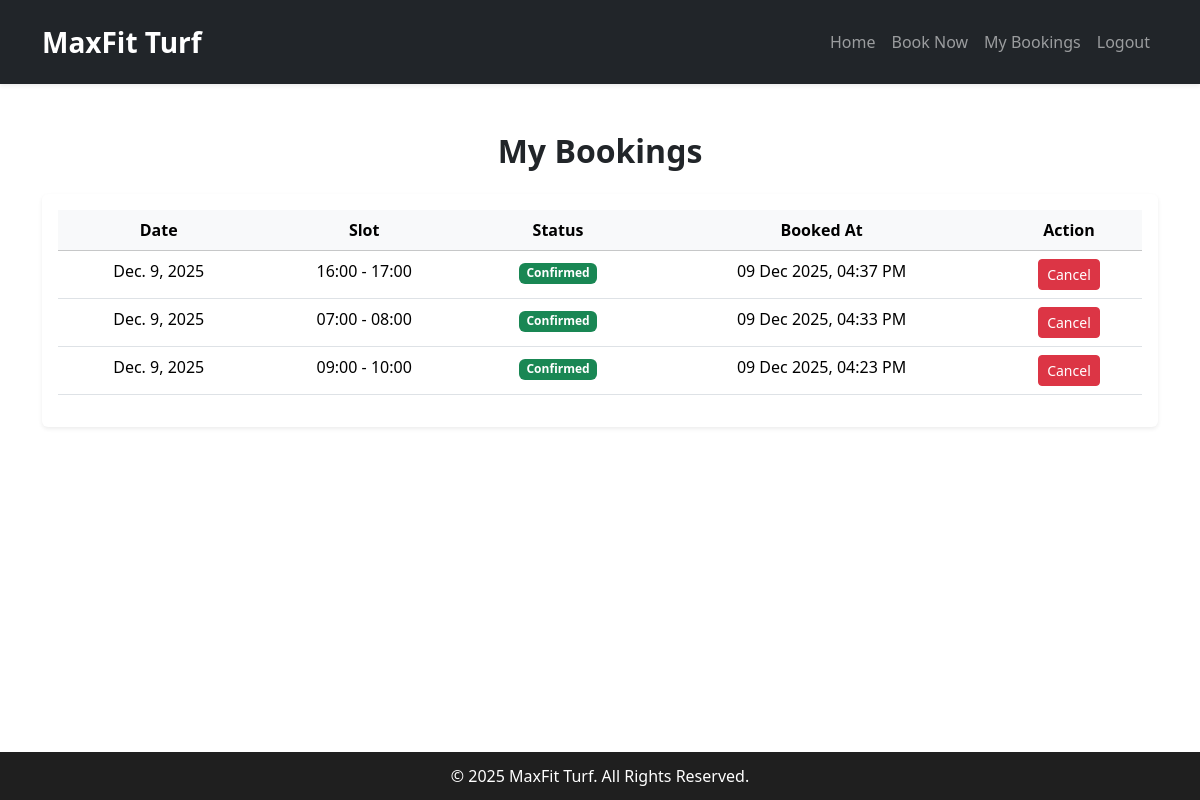
/my-bookings/ (signed in), run on the app's committed database.
### booking/models.py (models this page shows, shortened)
class Booking(models.Model):
    STATUS_CHOICES = (
        ('CONFIRMED', 'Confirmed'),
        ('CANCELLED', 'Cancelled'),
    )
    user = models.ForeignKey(User, on_delete=models.CASCADE)
    date = models.DateField()
    timeslot = models.ForeignKey(TimeSlot, on_delete=models.CASCADE)
    created_at = models.DateTimeField(auto_now_add=True)
    status = models.CharField(max_length=10, choices=STATUS_CHOICES, default='CONFIRMED')

class TimeSlot(models.Model):
    start_time = models.TimeField()
    end_time = models.TimeField()
    def __str__(self):
        return f"{self.start_time.strftime('%H:%M')} - {self.end_time.strftime('%H:%M')}"

### booking/views.py (the view)
# urls.py: path('my-bookings/', views.my_bookings, name='my_bookings'),
@login_required
def my_bookings(request):
    bookings = Booking.objects.filter(user=request.user).order_by('-date', '-created_at')
    return render(request, 'booking/my_bookings.html', {"bookings": bookings})

### templates/booking/my_bookings.html
{% extends "booking/base.html" %}
{% block content %}
<div class="container py-5">
  <h2 class="text-center fw-bold mb-4">My Bookings</h2>
  <div class="card shadow-sm border-0">
    <div class="card-body">
      <table class="table table-hover text-center">
        <thead class="table-light">
          <tr>
            <th>Date</th>
            <th>Slot</th>
            <th>Status</th>
            <th>Booked At</th>
            <th>Action</th>
          </tr>
        </thead>
        <tbody>
          {% for b in bookings %}
          <tr>
            <td>{{ b.date }}</td>
            <td>{{ b.timeslot }}</td>
            <td>
              {% if b.status == 'CONFIRMED' %}
                <span class="badge bg-success">Confirmed</span>
              {% else %}
                <span class="badge bg-secondary">Cancelled</span>
              {% endif %}
            </td>
            <td>{{ b.created_at|date:"d M Y, h:i A" }}</td>
            <td>
              {% if b.status == 'CONFIRMED' %}
                <a href="{% url 'booking:cancel_booking' b.id %}"
                   class="btn btn-danger btn-sm">Cancel</a>
              {% else %}
                <span class="text-muted">—</span>
              {% endif %}
            </td>
          </tr>
          {% empty %}
          <tr>
            <td colspan="5" class="text-muted">No bookings yet.</td>
          </tr>
          {% endfor %}
        </tbody>
      </table>
    </div>
  </div>
</div>
{% endblock %}

### templates/booking/base.html (style rules this page uses)
body { min-height: 100vh; display: flex; flex-direction: column; }

### data on the page
Booking: date "Dec. 9, 2025", timeslot "16:00 - 17:00", status "Confirmed", created_at "09 Dec 2025, 04:37 PM"
Booking: date "Dec. 9, 2025", timeslot "07:00 - 08:00", status "Confirmed", created_at "09 Dec 2025, 04:33 PM"
Booking: date "Dec. 9, 2025", timeslot "09:00 - 10:00", status "Confirmed", created_at "09 Dec 2025, 04:23 PM"
